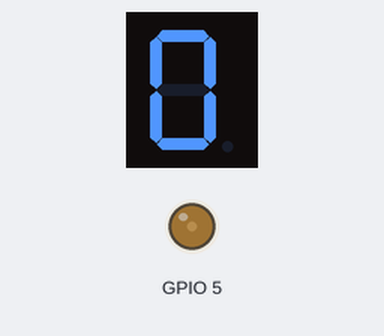
A sketch run on a simulated ESP32. Parts: 1-digit seven-segment display, output pins drawn as LEDs (lit = HIGH). Wiring (inferred from the names in the program): 1-digit 7-segment display, segments lit when LOW: segments GPIO 26, GPIO 25, GPIO 17, GPIO 16, GPIO 27, GPIO 14, GPIO 12, GPIO 13. The segment pins are drawn as the display they are named for; pins used as bus, display or sensor lines are not drawn.

Above: at 0.1 s.
At 1.1 s:
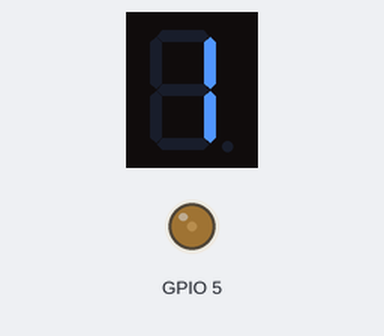
At 2.1 s:
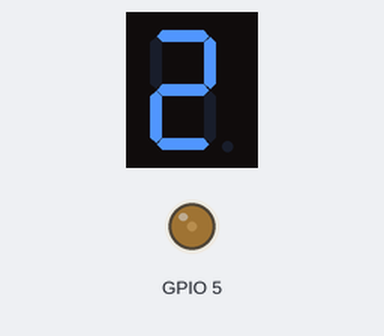
At 4.1 s:
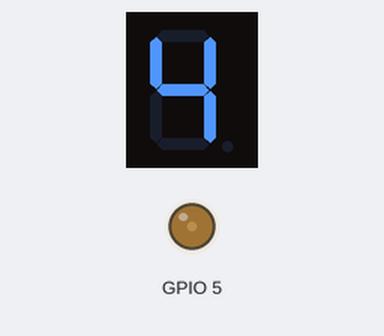
At 6.1 s:
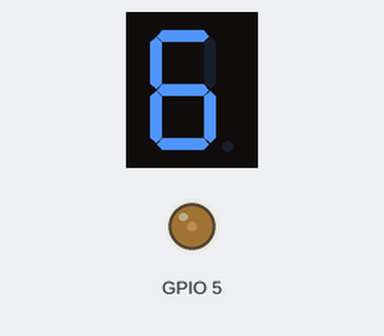
At 9.1 s:
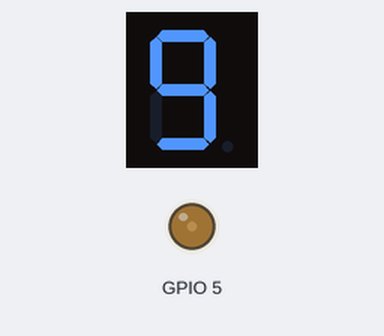

Measured:
- by itself, everything shown: repeats every 10.0 s, in 10 steps
- what the display in image 1 shows lasts 1.0 s, from 1.0 s to 2.0 s

The sketch:

1digitSegment.ino
```cpp
int segmentLEDs[] = {26, 25, 17, 16, 27, 14, 12, 13};
int digitForNum[10][8] = {
  {0, 0, 0, 0, 0, 0, 1, 1}, //0
  {1, 0, 0, 1, 1, 1, 1, 1}, //1
  {0, 0, 1, 0, 0, 1, 0, 1}, //2
  {0, 0, 0, 0, 1, 1, 0, 1}, //3
  {1, 0, 0, 1, 1, 0, 0, 1}, //4
  {0, 1, 0, 0, 1, 0, 0, 1}, //5
  {0, 1, 0, 0, 0, 0, 0, 1}, //6
  {0, 0, 0, 1, 1, 1, 1, 1}, //7
  {0, 0, 0, 0, 0, 0, 0, 1}, //8
  {0, 0, 0, 0, 1, 0, 0, 1}  //9
};
void setup() {
  for(int i = 0; i < 8; i++){
    pinMode(segmentLEDs[i],OUTPUT);
  }
  ledcAttachPin(5,0); // channel 0 ~ 7
  ledcSetup(0,100,8); // channel, frequency, 8bit
}

void loop() {
  ledcWrite(0,50);

  for(int i = 0; i < 10; i++){
    for(int j = 0; j < 8; j++){
      digitalWrite(segmentLEDs[j],digitForNum[i][j]);
    }
    delay(1000);
  }
}
```
